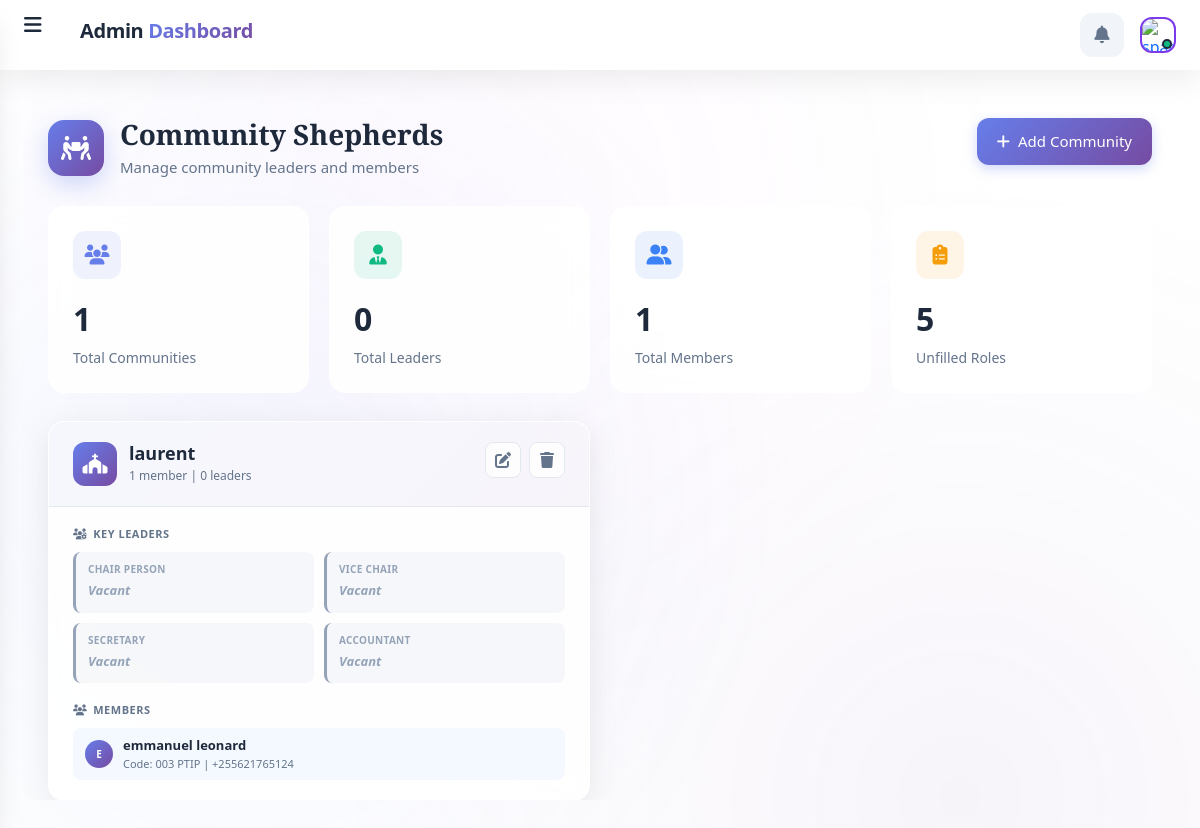
The app's page /members/shepherds/list/ (signed in) with its own data.
### member/models.py (models this page shows, shortened)
class Community(models.Model):
    name = models.CharField(max_length=255, unique=True)
    created_at = models.DateTimeField(auto_now_add=True)
    updated_at = models.DateTimeField(auto_now=True)

class Member(models.Model):
    MEMBERSHIP_CATEGORY_CHOICES = [
        ('elder', 'Elder'),
        ('youth', 'Youth'),
        ('child', 'Child'),
    ]
    name = models.CharField(max_length=255)
    code = models.CharField(max_length=50, help_text="001PT", null=True, blank=True)
    active = models.BooleanField(default=True)
    shepherd = models.ForeignKey(Community, on_delete=models.CASCADE, null=True, blank=True, related_name='members')
    ministry = models.ForeignKey(Ministry, on_delete=models.CASCADE, null=True, blank=True, related_name='members')
    telephone = PhoneNumberField(max_length=255, null=True, blank=True, help_text=' Eg. +255 ')
    location = models.CharField(max_length=255, blank=True, null=True)
    fathers_name = models.CharField(max_length=255, null=True, blank=True)
    mothers_name = models.CharField(max_length=255, null=True, blank=True)
    guardians_name = models.CharField(max_length=255, null=True, blank=True)
    GENDER_CHOICES = [
        ('male', 'Male'),
        ('female', 'Female'),
    ]
    gender = models.CharField(max_length=10, choices=GENDER_CHOICES, null=True, blank=True)
    pays_tithe = models.BooleanField(default=False)
    working = models.BooleanField(default=False)
    schooling = models.BooleanField(default=False)
    picture = models.ImageField(upload_to=upload_image_path, null=True, blank=True)
    transfered = models.BooleanField(default=False)
    transfer_update = models.CharField(max_length=250, null=True, blank=True)
    membership_category = models.CharField(max_length=10, choices=MEMBERSHIP_CATEGORY_CHOICES, null=True, blank=True, help_text="Distinguishes between Elders, Youth, and Children")
    objects = MemberManager()
    class Meta:
        ordering = ['name']
        verbose_name_plural = 'Members'

### member/views.py (the view)
# urls.py: path('shepherds/list/', list_shepherds, name="list_community"),
@login_required
def list_shepherds(request):
    template = "shepherds/list.html"
    profile = UserProfile.objects.get_or_create(user=request.user)
    communities = Community.objects.prefetch_related('leaders').all()
    communities_with_members = []
    total_members = 0
    total_leaders = 0
    unassigned_roles = 0
    for community in communities:
        members = Member.objects.filter(shepherd=community, active=True).order_by('name')
        communities_with_members.append({
            'community': community,
            'members': members,
            'member_count': members.count()
        })
        total_members += members.count()
        total_leaders += community.leaders.count()
    expected_roles = 5
    for item in communities_with_members:
        filled_roles = item['community'].leaders.filter(
            leader__in=['CHAIR PERSON', 'CHAIRPERSON', 'VICE CHAIR', 'SECRETARY', 'VICE SECRETARY', 'ACCOUNTANT']
        ).count()
        unassigned_roles += max(0, expected_roles - filled_roles)
    from django.core.paginator import Paginator
    paginator = Paginator(communities_with_members, 10)  # 10 communities per page
    page_number = request.GET.get('page')
    page_obj = paginator.get_page(page_number)
    context = {
        "communities_with_members": page_obj,
        "shepherds_active_list": "active",
        "profile": profile,
        "total_communities": communities.count(),
        "total_leaders": total_leaders,
        "total_members": total_members,
        "unassigned_roles": unassigned_roles,
    }
    return render(request, template, context)

### christ_king_church/context_processors.py (called while the page is built)
def language_context(request):
    current_language = get_language()
    return {
        'LANGUAGE_CODE': current_language,
        'LANGUAGES': settings.LANGUAGES,
        'CURRENT_LANGUAGE_CODE': current_language,
        'CURRENT_LANGUAGE_NAME': dict(settings.LANGUAGES).get(current_language, 'English'),
        'IS_SWAHILI': current_language == 'sw',
        'IS_ENGLISH': current_language == 'en',
    }

### finance/base_models.py (called while the page is built)
    def get_queryset(self):
        return super().get_queryset().filter(is_deleted=False)

### notifications/context_processors.py (called while the page is built)
def notification_context(request):
    context = {
        'unread_count': 0,
        'notifications': [],
    }
    if request.user.is_authenticated:
        try:
            from .models import UserNotification
            unread_count = UserNotification.objects.filter(
                user=request.user,
                is_read=False
            ).count()
            context['unread_count'] = unread_count
            recent_notifications = UserNotification.objects.filter(
                user=request.user,
                is_read=False
            ).select_related('notification').order_by('-sent_at')[:5]
            context['notifications'] = recent_notifications
        except Exception:
            context['unread_count'] = 0
            context['notifications'] = []
    return context

### users/models.py (called while the page is built)
    def get_full_name(self):
        return f"{self.firstname} {self.lastname}".strip()

    def is_approver(self):
        return self.roles in self.APPROVER_ROLES or self.is_superuser or self.is_staff

### templates/shepherds/list.html (shortened to what this page needs)
{% extends 'base.html' %}
{% load static %}
{% block content %}
<div class="shepherds-dashboard">
    <div class="page-header">
        <div class="page-header-content">
            <div class="page-title-wrapper">
                <div class="page-icon">
                    <i class="fas fa-people-carry"></i>
                </div>
                <div class="page-title">
                    <h1>Community Shepherds</h1>
                    <p>Manage community leaders and members</p>
                </div>
            </div>
            <div class="page-actions">
                <a href="{% url 'add_community' %}" class="btn btn-primary">
                    <i class="fas fa-plus"></i> Add Community
                </a>
            </div>
        </div>
    </div>
    <div class="stats-grid">
        <div class="stat-card primary">
            <div class="stat-icon">
                <i class="fas fa-users"></i>
            </div>
            <div class="stat-value">{{ total_communities|default:"0" }}</div>
            <div class="stat-label">Total Communities</div>
        </div>
        <div class="stat-card success">
            <div class="stat-icon">
                <i class="fas fa-user-tie"></i>
            </div>
            <div class="stat-value">{{ total_leaders|default:"0" }}</div>
            <div class="stat-label">Total Leaders</div>
        </div>
        <div class="stat-card info">
            <div class="stat-icon">
                <i class="fas fa-user-friends"></i>
            </div>
            <div class="stat-value">{{ total_members|default:"0" }}</div>
            <div class="stat-label">Total Members</div>
        </div>
        <div class="stat-card warning">
            <div class="stat-icon">
                <i class="fas fa-clipboard-list"></i>
            </div>
            <div class="stat-value">{{ unassigned_roles|default:"0" }}</div>
            <div class="stat-label">Unfilled Roles</div>
        </div>
    </div>
    {% if communities_with_members %}
    <div class="communities-grid">
        {% for item in communities_with_members %}
        <div class="community-card">
            <div class="community-card-header">
                <div class="community-card-title">
                    <div class="community-icon">
                        <i class="fas fa-church"></i>
                    </div>
                    <div>
                        <h3 class="community-name">{{ item.community.name }}</h3>
                        <div class="community-meta">{{ item.member_count }} member{{ item.member_count|pluralize }} | {{ item.community.leaders.count }} leader{{ item.community.leaders.count|pluralize }}</div>
                    </div>
                </div>
                <div class="community-actions">
                    <a href="{% url 'edit_community' item.community.id %}" class="action-btn edit" title="Edit">
                        <i class="fas fa-edit"></i>
                    </a>
                    <button type="button" class="action-btn delete" title="Delete"
                            data-community-id="{{ item.community.id }}"
                            data-community-name="{{ item.community.name }}"
                            data-leaders-count="{{ item.community.leaders.count }}">
                        <i class="fas fa-trash"></i>
                    </button>
                </div>
            </div>
            <div class="community-card-body">
                <div class="leaders-section">
                    <h4><i class="fas fa-users-cog"></i> Key Leaders</h4>
                    <div class="leaders-grid">
                        {% with chair=item.community.leaders.all|dictsort:"leader" %}
                        {% for leader in item.community.leaders.all %}
                            {% if leader.leader == "CHAIR PERSON" or leader.leader == "CHAIRPERSON" %}
                            <div class="leader-item">
                                <div class="leader-role">Chair Person</div>
                                <div class="leader-name">{{ leader.name }}</div>
                                {% if leader.phone %}
                                <div class="leader-phone"><i class="fas fa-phone"></i> {{ leader.phone }}</div>
                                {% endif %}
                            </div>
                            {% endif %}
                        {% empty %}
                            <div class="leader-item vacant">
                                <div class="leader-role">Chair Person</div>
                                <div class="leader-name">Vacant</div>
                            </div>
                        {% endfor %}
                        {% for leader in item.community.leaders.all %}
                            {% if leader.leader == "VICE CHAIR" %}
                            <div class="leader-item">
                                <div class="leader-role">Vice Chair</div>
                                <div class="leader-name">{{ leader.name }}</div>
                                {% if leader.phone %}
                                <div class="leader-phone"><i class="fas fa-phone"></i> {{ leader.phone }}</div>
                                {% endif %}
                            </div>
                            {% endif %}
                        {% empty %}
                            <div class="leader-item vacant">
                                <div class="leader-role">Vice Chair</div>
                                <div class="leader-name">Vacant</div>
                            </div>
                        {% endfor %}
                        {% for leader in item.community.leaders.all %}
                            {% if leader.leader == "SECRETARY" %}
                            <div class="leader-item">
                                <div class="leader-role">Secretary</div>
                                <div class="leader-name">{{ leader.name }}</div>
                                {% if leader.phone %}
                                <div class="leader-phone"><i class="fas fa-phone"></i> {{ leader.phone }}</div>
                                {% endif %}
                            </div>
                            {% endif %}
                        {% empty %}
                            <div class="leader-item vacant">
                                <div class="leader-role">Secretary</div>
                                <div class="leader-name">Vacant</div>
                            </div>
                        {% endfor %}
                        {% for leader in item.community.leaders.all %}
                            {% if leader.leader == "ACCOUNTANT" %}
                            <div class="leader-item">
                                <div class="leader-role">Accountant</div>
                                <div class="leader-name">{{ leader.name }}</div>
                                {% if leader.phone %}
                                <div class="leader-phone"><i class="fas fa-phone"></i> {{ leader.phone }}</div>
                                {% endif %}
                            </div>
                            {% endif %}
                        {% empty %}
                            <div class="leader-item vacant">
                                <div class="leader-role">Accountant</div>
                                <div class="leader-name">Vacant</div>
                            </div>
                        {% endfor %}
                        {% endwith %}
                    </div>
                </div>
                {% if item.members %}
                <div class="members-section">
                    <h4><i class="fas fa-users"></i> Members</h4>
                    <div class="members-list">
                        {% for member in item.members|slice:":3" %}
                        <div class="member-item">
                            <div class="member-avatar">{{ member.name|first|upper }}</div>
                            <div class="member-info">
                                <div class="member-name">{{ member.name }}</div>
                                <div class="member-details">
                                    {% if member.code %}Code: {{ member.code }}{% endif %}
                                    {% if member.telephone %}{% if member.code %} | {% endif %}{{ member.telephone }}{% endif %}
                                </div>
                            </div>
                        </div>
                        {% endfor %}
                    </div>
                </div>
                {% endif %}
            </div>
        </div>
        {% endfor %}
    </div>
    {% endif %}
</div>
{% endblock %}

### templates/base.html (style rules this page uses)
:root { --primary: #667eea; --primary-dark: #5a67d8; --primary-light: #7c3aed; --secondary: #f093fb; --accent: #4facfe; --success: #10b981; --warning: #f59e0b; --danger: #ef4444; --info: #3b82f6; --bg-primary: #f8fafc; --bg-secondary: #f1f5f9; --bg-tertiary: #e2e8f0; --text-primary: #1e293b; --text-secondary: #64748b; --text-muted: #94a3b8; --border-color: #e2e8f0; --glass-bg: rgba(255, 255, 255, 0.85); --glass-bg-dark: rgba(30, 41, 59, 0.95); --glass-border: rgba(255, 255, 255, 0.3); --glass-shadow: 0 8px 32px rgba(0, 0, 0, 0.08); --gradient-primary: linear-gradient(135deg, #667eea 0%, #764ba2 100%); --gradient-secondary: linear-gradient(135deg, #f093fb 0%, #f5576c 100%); --gradient-accent: linear-gradient(135deg, #4facfe 0%, #00f2fe 100%); --gradient-sidebar: linear-gradient(180deg, #1e293b 0%, #0f172a 100%); --gradient-header: linear-gradient(90deg, #667eea 0%, #764ba2 100%); --font-primary: "Inter", -apple-system, BlinkMacSystemFont, "Segoe UI", sans-serif; --font-display: "Playfair Display", Georgia, serif; --sidebar-width: 280px; --sidebar-collapsed: 80px; --header-height: 70px; --border-radius: 12px; --border-radius-sm: 8px; --border-radius-lg: 16px; --transition-fast: 0.15s ease; --transition-base: 0.25s ease; --transition-slow: 0.35s ease; --shadow-sm: 0 1px 2px rgba(0, 0, 0, 0.05); --shadow-md: 0 4px 6px -1px rgba(0, 0, 0, 0.1); --shadow-lg: 0 10px 15px -3px rgba(0, 0, 0, 0.1); --shadow-xl: 0 20px 25px -5px rgba(0, 0, 0, 0.1); --shadow-glow: 0 0 20px rgba(102, 126, 234, 0.4); }
* { margin: 0; padding: 0; box-sizing: border-box; }
html { font-size: 16px; -webkit-font-smoothing: antialiased; -moz-osx-font-smoothing: grayscale; scroll-behavior: smooth; }
body { font-family: var(--font-primary); background: var(--bg-primary); color: var(--text-primary); line-height: 1.6; overflow-x: hidden; min-height: 100vh; }
body::before { content: ""; position: fixed; top: 0; left: 0; right: 0; bottom: 0; background: radial-gradient( circle at 20% 50%, rgba(102, 126, 234, 0.08) 0%, transparent 50% ), radial-gradient( circle at 80% 80%, rgba(118, 75, 162, 0.06) 0%, transparent 50% ), radial-gradient( circle at 40% 20%, rgba(240, 147, 251, 0.04) 0%, transparent 50% ); pointer-events: none; z-index: -1; animation: backgroundPulse 15s ease-in-out infinite; }
.btn { display: inline-flex; align-items: center; justify-content: center; gap: 8px; padding: 10px 20px; border-radius: var(--border-radius-sm); font-size: 0.9rem; font-weight: 600; text-decoration: none; cursor: pointer; transition: all var(--transition-fast); border: none; }

### records on screen
Community: community.name "laurent", member_count "1", community.leaders.count "0"
Member: name|first "E", name "emmanuel leonard", code "003 PTIP", telephone "+255621765124"

### other values on screen
{{ total_communities|default:"0" }} "1"
{{ total_leaders|default:"0" }} "0"
{{ total_members|default:"0" }} "1"
{{ unassigned_roles|default:"0" }} "5"
